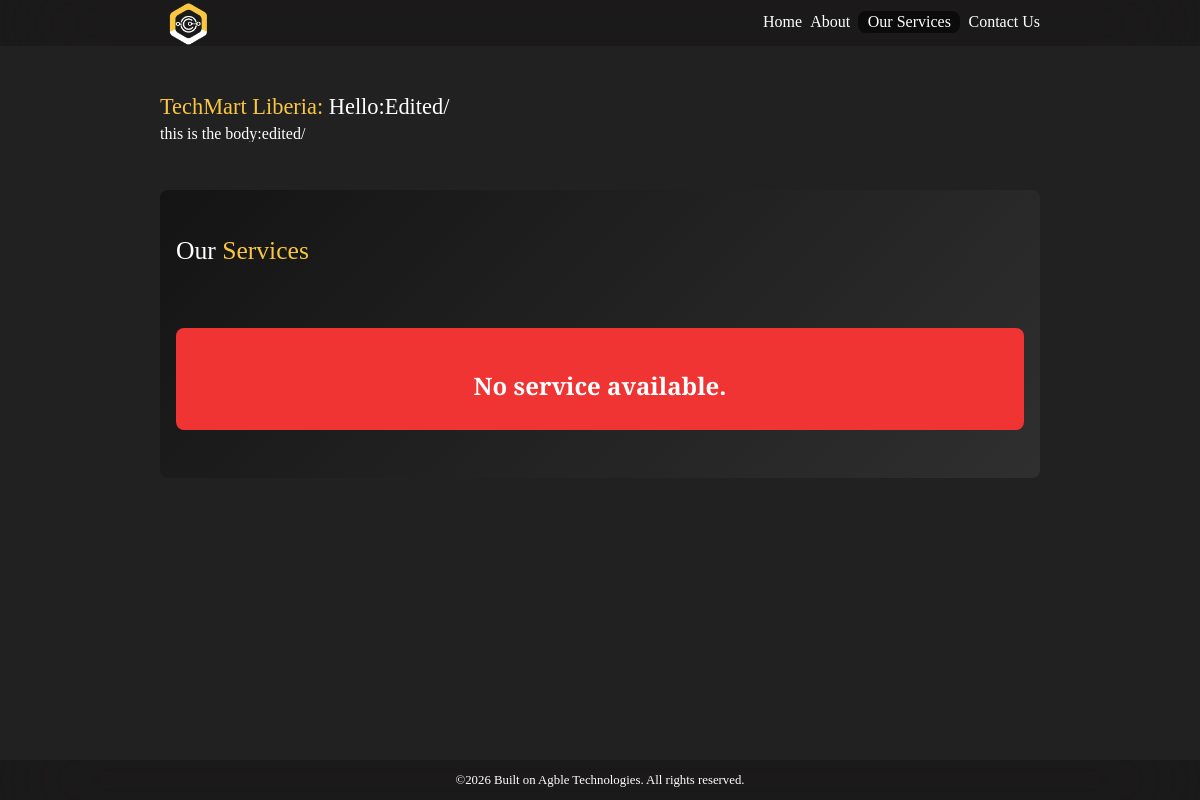
/services/, run on an earlier commit of the app's database.
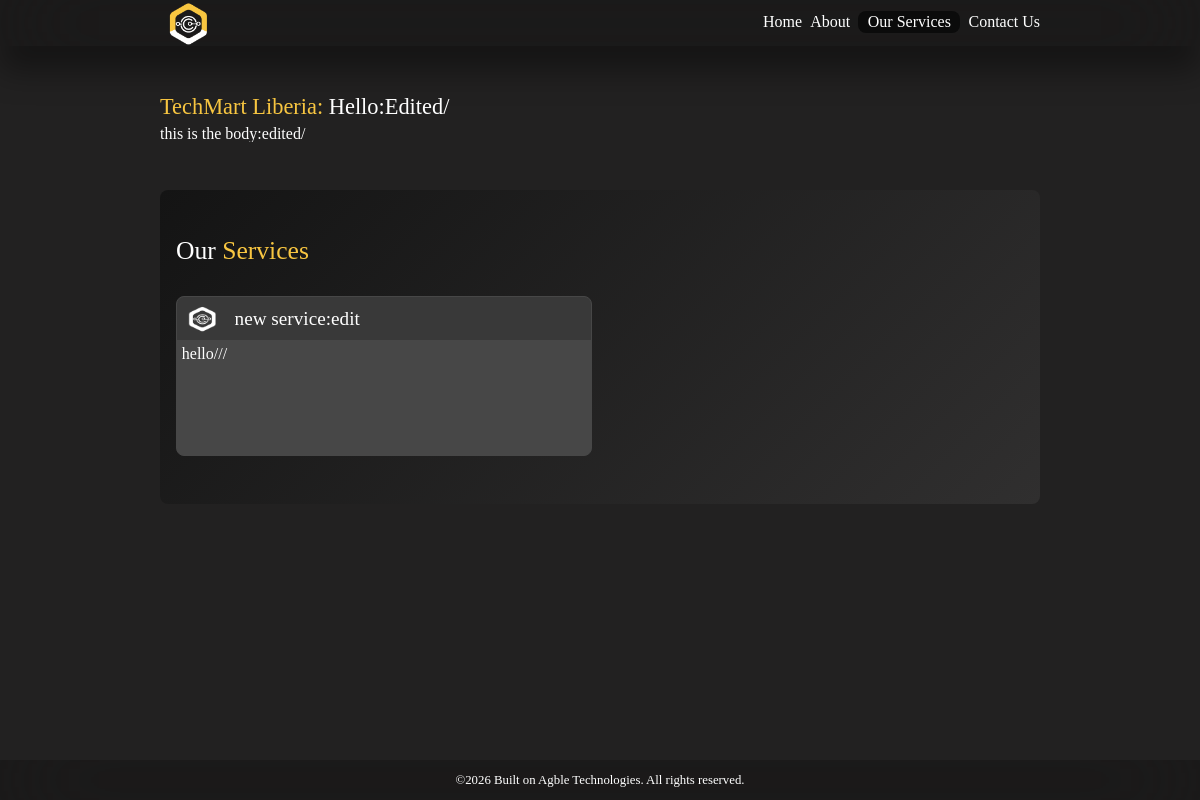
And on a later commit of the database.
### main/models.py (models this page shows, shortened)
class Hero_Section(models.Model):
    hero_text_title = models.CharField(max_length=60)
    hero_text_body = models.TextField(max_length=300)
    hero_image = models.ImageField(upload_to=image_upload_path)
    madatory_field = models.CharField(max_length=20)

class Service(models.Model):
    service_title = models.CharField(max_length=60)
    service_description = models.TextField(max_length=4000)
    service_image = models.ImageField(upload_to=image_upload_path, null=True, blank=True)
    service_icon = models.ImageField(upload_to=image_upload_path, null=True, blank=True)
    mandatory_field = models.CharField(max_length=20)

### main/views.py (the view)
# urls.py: path('services/', views.services, name='services'),
def services(request):
    return render(request, 'main/services.html', {
        'hero_section': Hero_Section.objects.all(),
        'services': Service.objects.all()
    })

### main/templates/main/services.html
{% extends "main/layout.html" %}
{% load static %}
{% block content %}
    {% for hero in hero_section %}
    <div class="services_text">
        <div class="services_text_title">
            <h2>
               <span>TechMart Liberia: </span> {{ hero.hero_text_title|title }}
            </h2>
        </div>
        <div class="services_text_body">
            <p>
                {{ hero.hero_text_body }}
            </p>
        </div>
    </div>
    {% endfor %}
<div class="services_section">
        <h1>Our <span>Services</span> </h1>
    <div class="service_cards">
        {% for service in services %}
        <div class="service_card">
            <a href="{% url 'main:service_page' service.id %}">
                <div class="service_title">
                    <div class="service_icon">
                        {% if service.service_icon %}
                        <img src="{{ service.service_icon.url }}" alt="{{ service.service_title }} Icon">
                        {% else %}
                        <img src="{% static 'main/images/default_service_icon.png' %}" alt="Default Service Icon">
                        {% endif %}
                    </div>
                    <h3>{{ service.service_title }}</h3>
                </div>
                <div class="service_desc">
                    <p>
                        {{ service.service_description|truncatechars:350 }}
                    </p>
                </div>
            </a>
        </div>
        {% endfor %}
    </div>
    {% if services|length == 0 %}
    <div class="empty_notification">
        <center>
            <p>No service available.</p>
        </center>
    </div>
    {% endif %}
</div>
{% endblock %}

What changed in the data, as far as the page shows it:
added Service: service_icon (picture), service_title "new service:edit", service_description "hello///"
Also different on the page:
text no longer shown: "No service available."
